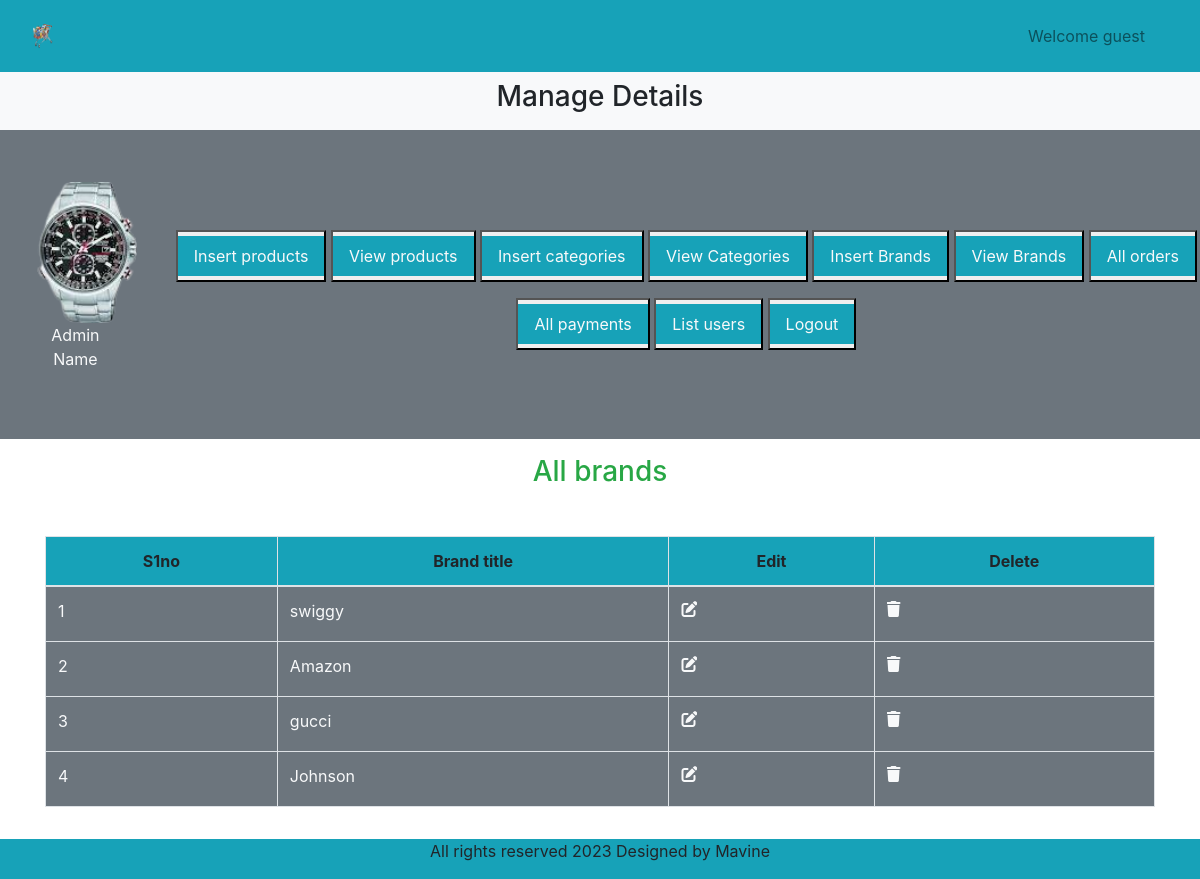
The app's page /admin_area/index.php?view_brands with its own data.
### tables this page shows
CREATE TABLE `brands` (
  `brand_id` int(11) NOT NULL,
  `brand_title` varchar(50) NOT NULL
);

### admin_area/view_brands.php (the view, shortened to what this page needs)
<h3 class= "text-center text-success">All brands</h3>
<table class="table table-bordered mt-5">
    <thead class="bg-info">
        <tr class ="text-center">
            <th>S1no</th>
            <th>Brand title</th>
            <th>Edit</th>
            <th>Delete</th>
        </tr>
    </thead>
    <tbody class="bg-secondary text-light">
    <?php
    $select_cat="select * from brands ";
    $result=mysqli_query($con,$select_cat);
    $number=0;
    while($row=mysqli_fetch_assoc($result)){
        $brand_id=$row['brand_id'];
        $brand_title=$row['brand_title'];
        $number++;
    ?>
        <tr class="bg-secondary text-light">
            <td><?php echo $number;?></td>
            <td><?php echo $brand_title;?></td>
            <td><a href='index.php?edit_brands=<?php echo $brand_id?>'class='text-light'><i class='fa-solid fa-pen-to-square'></i></td>
           <td><a href='index.php?delete_brands=<?php echo $brand_id?>'type="button" class='text-light' data-toggle="modal" data-target="#exampleModalCenter"><i class='fa-solid fa-trash'></i>
           </a></td>
        </tr>
        <?php
    }?>
    </tbody>
</table>

### style.css (style rules this page uses)
* { margin: 0; padding: 0; box-sizing: border-box; overflow-x:hidden; }

### admin_area/index.php (style rules this page uses)
body { overflow-x: hidden; }

### records on screen
brands: brand_title "swiggy"
brands: brand_title "Amazon"
brands: brand_title "gucci"
brands: brand_title "Johnson"
